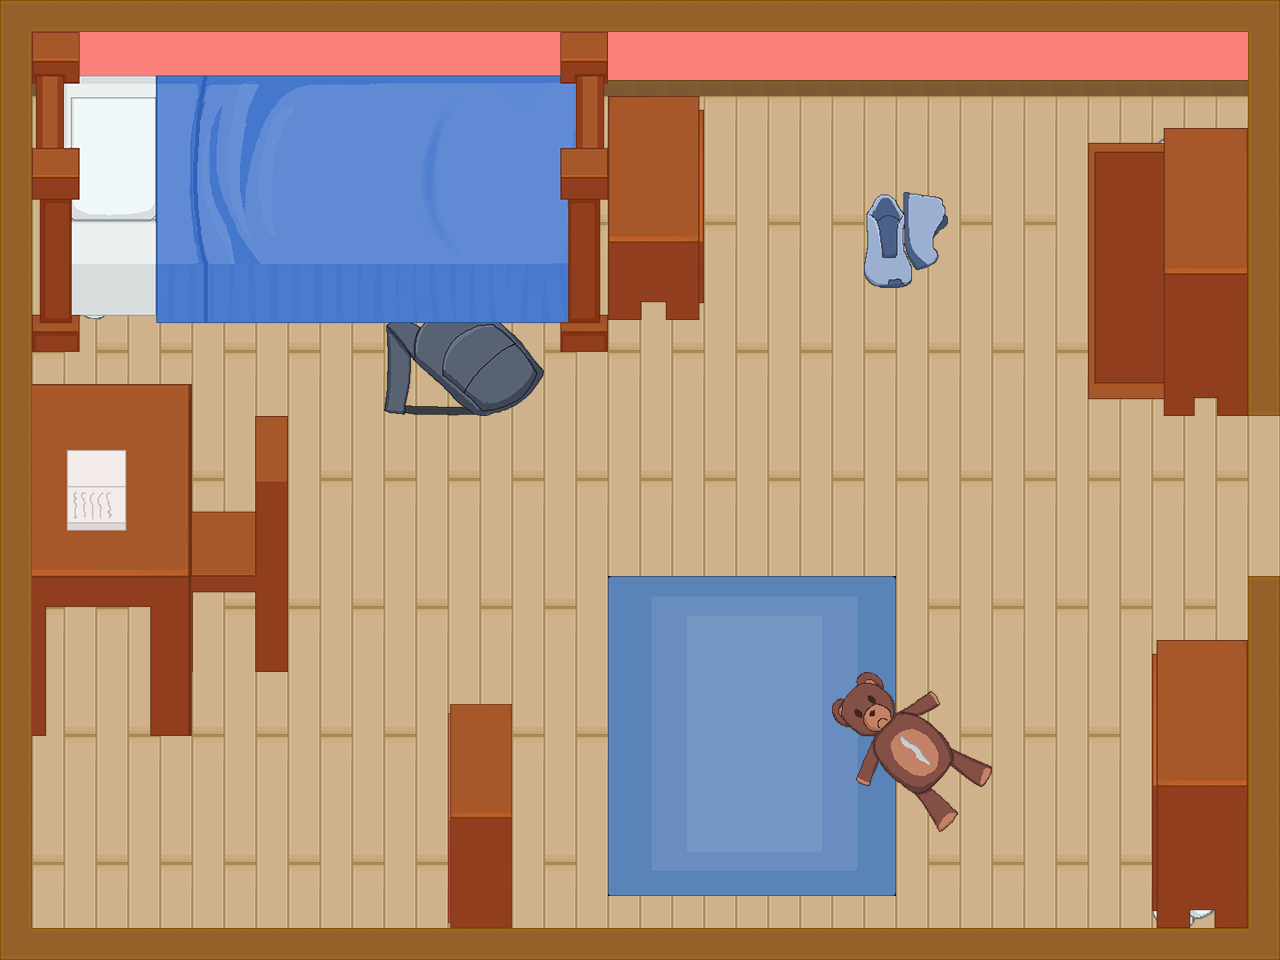

This is a level from a 2D game, rendered from its Tiled map with the project's own tilesets. A one-line summary and the map file follow, with tile-layer data summarised:
An orthogonal 40x30 tile map with 32x32 px tiles, 4 tile layers (Walls, Floor, Items, Furniture) and 24 objects (18x obstacle, 4x mob, player, boss).

<map version="1.0" tiledversion="1.1.4" orientation="orthogonal" renderorder="right-down" width="40" height="30" tilewidth="32" tileheight="32" infinite="0" nextobjectid="52">
 <tileset firstgid="1" source="level_one.tsx" />
 <layer name="Walls" width="40" height="30" locked="1">
  <data>[1200 cells, 207 non-empty, 10 distinct tile ids]</data>
 </layer>
 <layer name="Floor" width="40" height="30" locked="1">
  <data>[1200 cells, 993 non-empty, 49 distinct tile ids]</data>
 </layer>
 <layer name="Items" width="40" height="30" locked="1">
  <data>[1200 cells, 41 non-empty, 33 distinct tile ids]</data>
 </layer>
 <layer name="Furniture" width="40" height="30">
  <data>[1200 cells, 392 non-empty, 371 distinct tile ids]</data>
 </layer>
 <objectgroup name="Obstacles">
  <object id="4" name="obstacle" x="0" y="148" width="32" height="808" />
  <object id="11" name="obstacle" x="0" y="0" width="1279" height="76" />
  <object id="15" name="obstacle" x="1246" y="10.6667" width="32" height="403.333" />
  <object id="17" name="obstacle" x="1249" y="576" width="32" height="384" />
  <object id="18" name="obstacle" x="-17.1667" y="924" width="1309" height="32" />
  <object id="20" name="obstacle" x="449.333" y="705.333" width="61.3333" height="259.334" />
  <object id="23" name="obstacle" x="1152" y="638.667" width="101.333" height="323.333" />
  <object id="26" name="obstacle" x="3.3333" y="2" width="699.333" height="314.667" />
  <object id="31" name="obstacle" x="3.3333" y="384" width="186" height="221.333" />
  <object id="33" name="obstacle" x="189.333" y="512" width="64" height="78.6667" />
  <object id="34" name="obstacle" x="256" y="418.333" width="32" height="253.333" />
  <object id="35" name="obstacle" x="151.333" y="606" width="40.0001" height="129.333" />
  <object id="36" name="obstacle" x="1166" y="127.333" width="80.0001" height="266.666" />
  <object id="37" name="obstacle" x="1090" y="143.333" width="157.333" height="252" />
  <object id="38" name="obstacle" x="1162.67" y="392" width="30.6667" height="24" />
  <object id="39" name="obstacle" x="1214.67" y="390.333" width="29.3334" height="24" />
  <object id="48" name="obstacle" x="426.667" y="314" width="82.6667" height="88" />
  <object id="50" name="obstacle" x="864" y="693.333" width="73.3334" height="96" />
 </objectgroup>
 <objectgroup name="Sprites">
  <object id="12" name="player" x="832" y="478" width="32" height="32" />
  <object id="42" name="boss" x="1121" y="424" width="98" height="190" />
  <object id="43" name="mob" x="426" y="508" width="90" height="64" />
  <object id="45" name="mob" x="741" y="802" width="90" height="64" />
  <object id="46" name="mob" x="69" y="832" width="90" height="64" />
  <object id="47" name="mob" x="711" y="182" width="90" height="64" />
 </objectgroup>
</map>